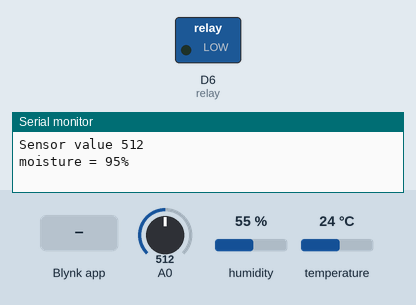
The sketch below on a simulated ESP8266 (NodeMCU). On the bench: switched loads named in the sketch (green lamp = pin HIGH), the last lines printed to the serial monitor. The inputs (shaded band) are chosen by the test bench; at power-on: A0 = 512, humidity 55 %, temperature 24 °C. WiFi joins after 1.5 s; servers stay silent unless stated.

Above: at 3.0 s.
3.1 s: Blynk app writes 0 to V3
8.3 s: A0 set to 864
17.1 s: A0 set to 882
At 29.1 s:
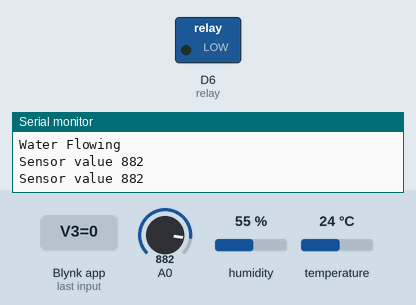
29.4 s: A0 set to 716
At 32.4 s:
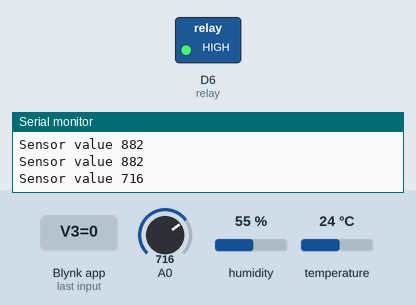
Timing chart, 0 to 33.9 s (numbered marks = the images above; inputs shaded):
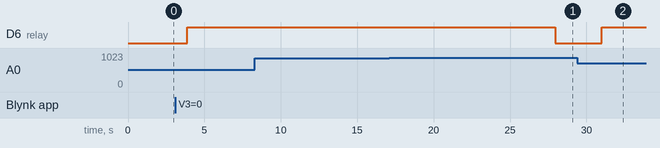

The sketch:

miniProj.ino
```cpp
#define BLYNK_PRINT Serial
#define BLYNK_TEMPLATE_ID "TMPLCfpXi-4B"
#define BLYNK_DEVICE_NAME "Plant Monitoring "

#include <ESP8266WiFi.h>
#include <BlynkSimpleEsp8266.h>
#include <OneWire.h>
#include <SPI.h>
#include <DHT.h>
#include <DallasTemperature.h>


#define ONE_WIRE_BUS D2
OneWire oneWire(ONE_WIRE_BUS);
DallasTemperature sensors(&oneWire);

// Defining credentials
char auth[] = "lZBNyNMQOS4v-Q8Az4Lb57XlcL4Ul-0h"; // the auth code that you got on your gmail
char ssid[] = "Kunal"; // username or ssid of your WI-FI
char pass[] = "12345678"; // password of your Wi-Fi

#define DHTPIN 2
#define DHTTYPE DHT11
DHT dht(DHTPIN, DHTTYPE);
SimpleTimer timer;

int relay = 12;
// Variable for humidity and temperature
float h, t;
int sensor = 0;
int output = 0;
int buttonValue;

void setup(){
  Serial.begin(9600);
  pinMode(relay, OUTPUT);
  dht.begin();
//  digitalWrite(relay, HIGH);


  timer.setInterval(1000L, sendSensor);
  Blynk.begin(auth, ssid, pass);
  sensors.begin();
  Blynk.virtualWrite(V3,0);
  Blynk.syncAll();
}


// Reading value from DHT11 Sensor
void sendSensor() {
  h = dht.readHumidity();
  t = dht.readTemperature();

  if (isnan(h) || isnan(t)) {
    Serial.println("Failed to read from DHT sensor!");
    return;
  }

  Blynk.virtualWrite(V5, h); //V5 is for Humidity
  Blynk.virtualWrite(V6, t); //V6 is for Temperature
}


void fun() {
   if (h > 30 && t > 20 && output > 40) {
       digitalWrite(relay, LOW);
       Serial.println("Water Flowing");
       Blynk.virtualWrite(V3,10);
       // Blynk.logEvent("water_required");
       while(output < 60) {
           readMoisture();
           sendSensor();
       }
   }
    digitalWrite(relay,HIGH);
    Blynk.virtualWrite(V3,0);
    delay(10000);


}


// For turning on and off motor
BLYNK_WRITE(V3)
{
  buttonValue = param.asInt();
  if (buttonValue == 10) {
    digitalWrite(relay, LOW);
    Serial.println("Water Flowing");
//    while(output < 60) {
//        readMoisture();
//    }
    delay(5000);
    Blynk.virtualWrite(V3,0);

    digitalWrite(relay, HIGH);
    // Blynk.logEvent("water_required");
  }
  else if (buttonValue == 0) {
    digitalWrite(relay, HIGH);
    Serial.println("Water not Flowing");
  }
}

void readMoisture() {
    sensor = analogRead(A0);
    Serial.print("Sensor value " );
    Serial.println(sensor);
    output = (145 - map(sensor, 0, 1023, 0, 100)); //in place 145 there is 100(it change with the change in sensor)
    delay(1000);
}

// Reading value from Moisture Sensor
void sendTemps(){
  readMoisture();
//   sensors.requestTemperatures();
//  float temp = sensors.getTempCByIndex(0);
//  Serial.println(temp);
  Serial.print("moisture = ");
  Serial.print(output);
  Serial.println("%");
//  Blynk.virtualWrite(V1, temp);
  Blynk.virtualWrite(V2, output);
  delay(1000);
}

void loop()
{
  Blynk.run();
  timer.run();
  sendTemps();
  sendSensor();
  fun();
}
```

Measured:
- after the input at 17.1 s, D6 (relay): HIGH → LOW after 10.9 s
- after the input at 29.4 s, D6 (relay): LOW → HIGH after 1.6 s
